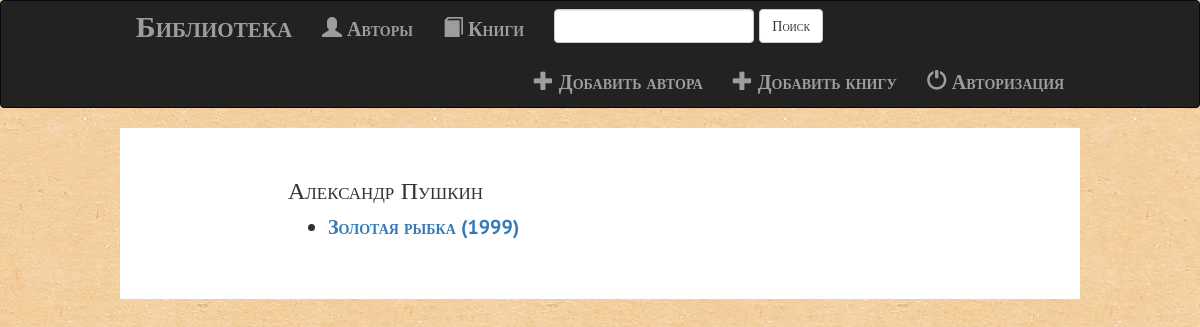
Page /2/ on the committed database.
### books/models.py (models this page shows, shortened)
class Author(models.Model):
    writer = models.CharField(u'Автор', max_length=200)
    verbose_name = (u'Автор')

class Book(models.Model):
	author = models.ForeignKey(Author, on_delete=models.CASCADE, verbose_name=u'Автор')
	title = models.CharField('Наименование', max_length=250)
	genre = models.CharField('Жанр', max_length=50)
	description = models.TextField('Описание')
	year = models.IntegerField('Год издания')
	cover = models.ImageField('Обложка', upload_to='static/static_dirs/images/', blank=True)

### books/views.py (the view)
# urls.py: path('<int:author_id>/', views.detail, name='detail'),
def detail(request, author_id):
	author = get_object_or_404(Author, id=author_id)
	books = Book.objects.filter(author_id=author_id)
	books.author = author
	return render(request, 'books/detail.html', {'books': books, 'author': author})

### books/templates/books/detail.html (shortened to what this page needs)
{% extends 'books/base.html' %}
{% block body %}
<div class="layout-form">
	<div class="form">
		<h3>{{ author.writer }}</h3>
		{% if books %}
			<ul>
				{% for book in books %}
					<li>
						<a href="{% url 'books:description' book.author.id book.id %}">{{ book.title }} ({{ book.year }})</a>
					</li>
				{% endfor %}
			</ul>
		{% else %}
			<p>Тут нет книг.</p>
		{% endif %}
		<br>
	</div>
</div>
{% endblock %}

### books/static/books/css/style.css (style rules this page uses)
body { background: white url('../images/background.jpg'); }
.form { width: 65%; margin: auto; padding-top: 10px; padding-bottom: 20px; }
.layout-form { width: 80%; margin: auto; padding-top: 20px; background-color: #fff; }

### books/templates/books/base.html (style rules this page uses)
body { font-family: "PT Sans"; font-size: 20px; font-style: normal; font-variant: small-caps; font-weight: 700; line-height: 27.5px; }

### rows in the picture
Author: writer "Александр Пушкин"
Book: title "Золотая рыбка", year "1999"
